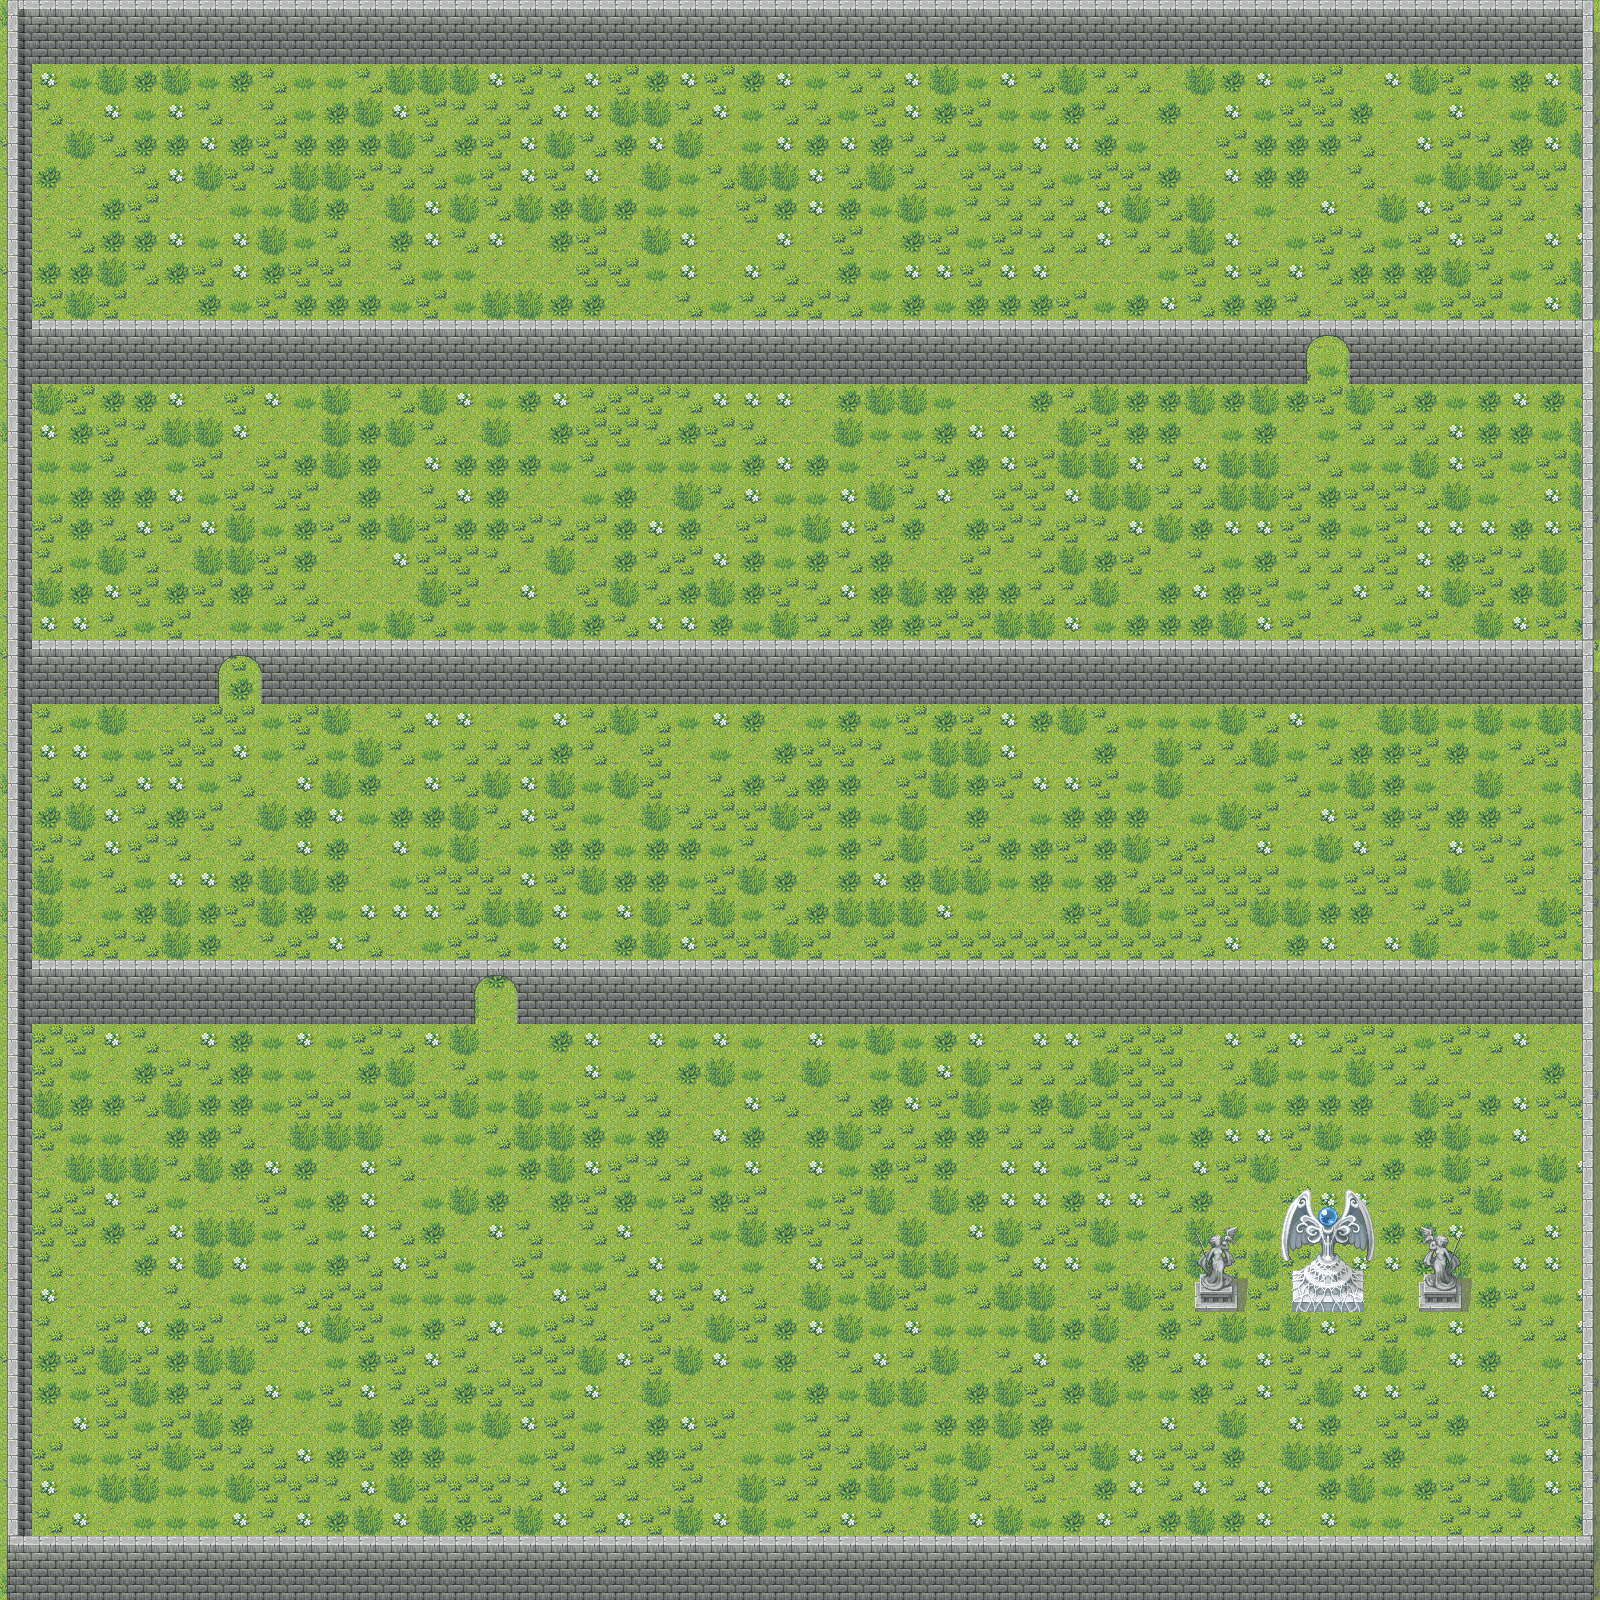

Rendered tile map (Tiled .tmx) drawn with the repository's tilesets; below, a short description and the map source with its tile grids summarised:
An orthogonal 50x50 tile map with 32x32 px tiles, 4 tile layers (sol1, sol2, top1, top2).

<map version="1.9" tiledversion="1.9.2" orientation="orthogonal" renderorder="right-down" width="50" height="50" tilewidth="32" tileheight="32" infinite="0" nextlayerid="6" nextobjectid="1">
 <tileset firstgid="1" source="DAMCorp_tuiles.tsx" />
 <layer id="1" name="sol1" width="50" height="50" locked="1">
  <data>[2500 cells, 2500 non-empty, 1 distinct tile ids]</data>
 </layer>
 <layer id="2" name="sol2" width="50" height="50" locked="1">
  <data>[2500 cells, 2500 non-empty, 14 distinct tile ids]</data>
 </layer>
 <layer id="3" name="top1" width="50" height="50" locked="1">
  <data>[2500 cells, 594 non-empty, 33 distinct tile ids]</data>
 </layer>
 <layer id="5" name="top2" width="50" height="50" locked="1">
  <data>[2500 cells, 0 non-empty, 0 distinct tile ids]</data>
 </layer>
</map>